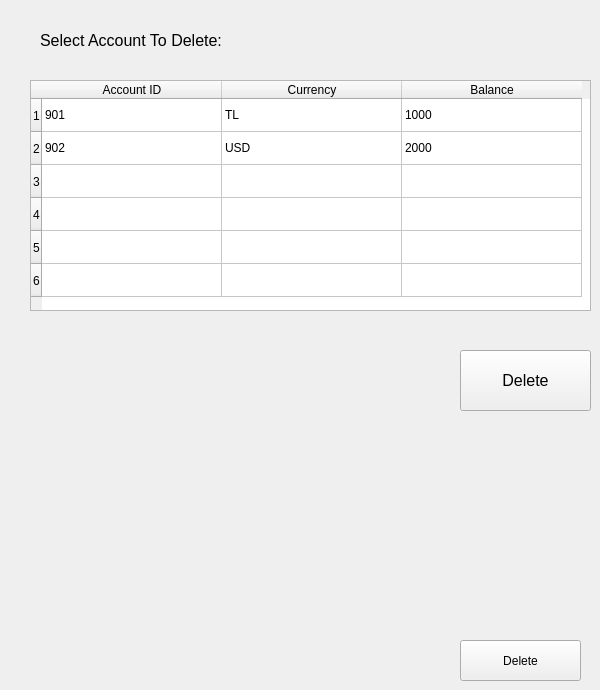
     <widget class="QWidget" name="PDeleteAccount">
      <widget class="QLabel" name="DA_label">
       <property name="geometry">
        <rect>
         <x>40</x>
         <y>25</y>
         <width>501</width>
         <height>31</height>
        </rect>
       </property>
       <property name="font">
        <font>
         <pointsize>12</pointsize>
        </font>
       </property>
       <property name="text">
        <string>Select Account To Delete:</string>
       </property>
      </widget>
      <widget class="QPushButton" name="DA_button">
       <property name="geometry">
        <rect>
         <x>460</x>
         <y>640</y>
         <width>121</width>
         <height>41</height>
        </rect>
       </property>
       <property name="text">
        <string>Delete</string>
       </property>
      </widget>
      <widget class="QPushButton" name="delete_acc_btn">
       <property name="geometry">
        <rect>
         <x>460</x>
         <y>350</y>
         <width>131</width>
         <height>61</height>
        </rect>
       </property>
       <property name="font">
        <font>
         <pointsize>12</pointsize>
        </font>
       </property>
       <property name="text">
        <string>Delete</string>
       </property>
      </widget>
      <widget class="QTableWidget" name="DA_tableWidget">
       <property name="geometry">
        <rect>
         <x>30</x>
         <y>80</y>
         <width>561</width>
         <height>231</height>
        </rect>
       </property>
       <property name="rowCount">
        <number>6</number>
       </property>
       <attribute name="horizontalHeaderMinimumSectionSize">
        <number>42</number>
       </attribute>
       <attribute name="horizontalHeaderDefaultSectionSize">
        <number>180</number>
       </attribute>
       <attribute name="verticalHeaderDefaultSectionSize">
        <number>33</number>
       </attribute>
       <row>
        <property name="text">
         <string>1</string>
        </property>
       </row>
       <row/>
       <row/>
       <row/>
       <row/>
       <row/>
       <column>
        <property name="text">
         <string>Account ID</string>
        </property>
       </column>
       <column>
        <property name="text">
         <string>Currency</string>
        </property>
       </column>
       <column>
        <property name="text">
         <string>Balance</string>
        </property>
       </column>
       <item row="0" column="0">
        <property name="text">
         <string>901</string>
        </property>
       </item>
       <item row="0" column="1">
        <property name="text">
         <string>TL</string>
        </property>
       </item>
       <item row="0" column="2">
        <property name="text">
         <string>1000</string>
        </property>
       </item>
       <item row="1" column="0">
        <property name="text">
         <string>902</string>
        </property>
       </item>
       <item row="1" column="1">
        <property name="text">
         <string>USD</string>
        </property>
       </item>
       <item row="1" column="2">
        <property name="text">
         <string>2000</string>
        </property>
       </item>
      </widget>
     </widget>
